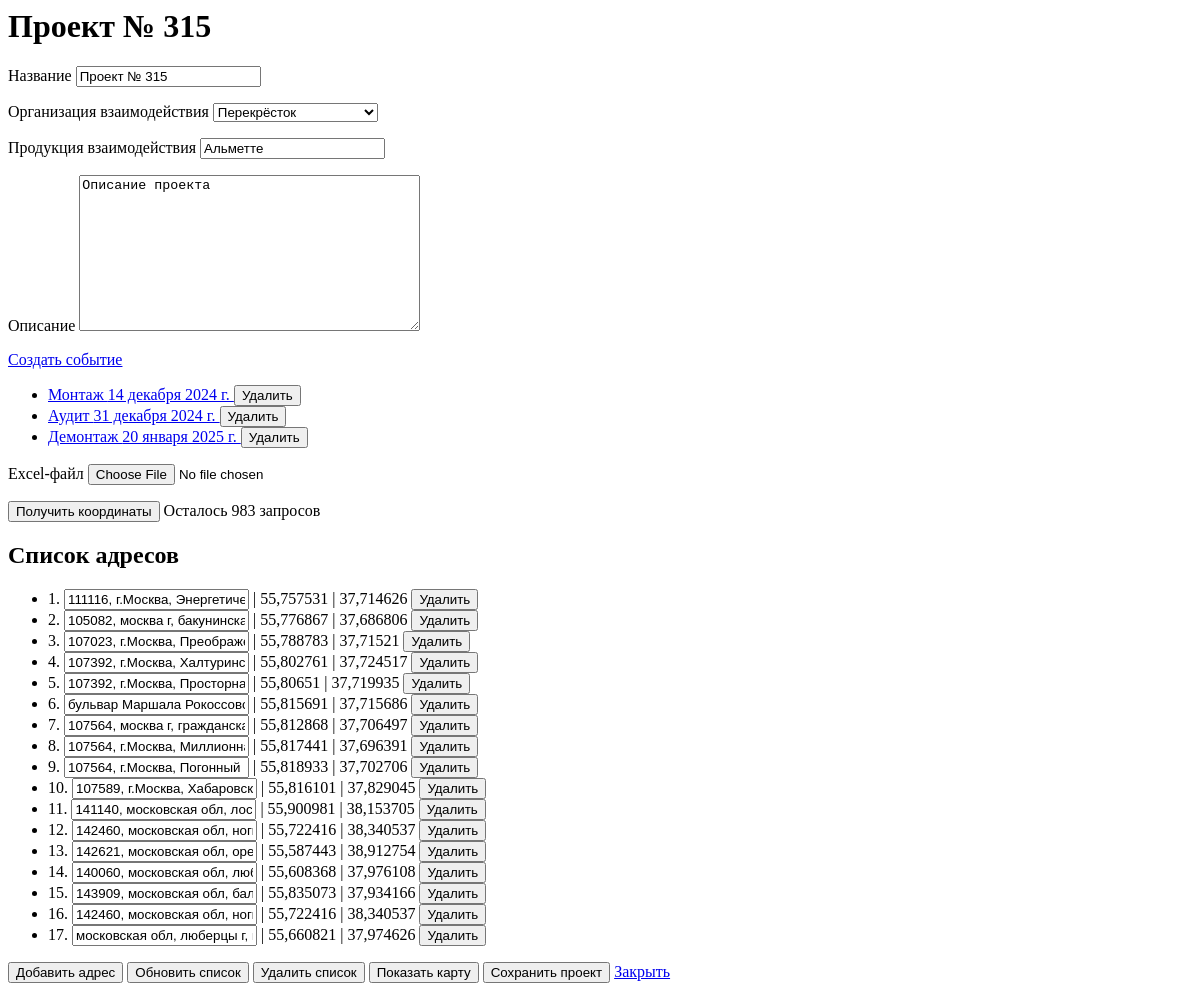
The page /projects/5/edit/ (signed in) on the database as committed earlier.
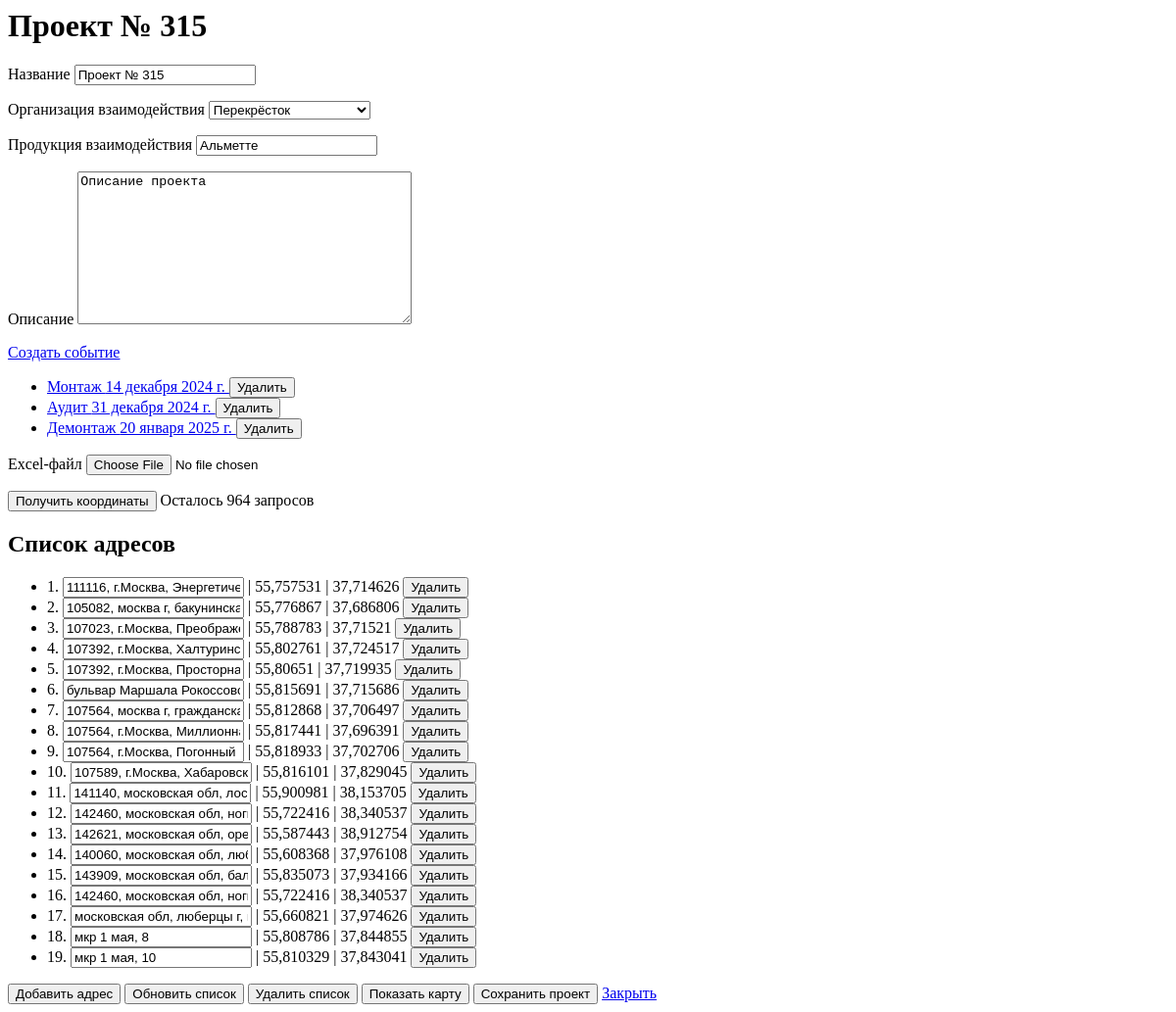
The same page on the database as committed later.
### projects/models.py (models this page shows, shortened)
class Project(models.Model):
    user = models.ForeignKey(User, on_delete=models.CASCADE)  # Убрали null=True
    name = models.CharField(max_length=255)
    description = models.TextField(blank=True)
    excel_file = models.FileField(upload_to='excel/', null=True, blank=True)
    organization = models.CharField(max_length=255, blank=True, null=True)  # Новое поле
    product = models.CharField(max_length=255, blank=True, null=True)  # Новое поле

class Event(models.Model):
    EVENT_TYPES = (
        ('montage', 'Монтаж'),
        ('audit', 'Аудит'),
        ('dismantle', 'Демонтаж'),
    )
    project = models.ForeignKey(Project, related_name='events', on_delete=models.CASCADE)
    event_type = models.CharField(choices=EVENT_TYPES, max_length=20)
    description = models.TextField(blank=True)
    photo_count = models.IntegerField()
    event_date = models.DateField()
    duration_days = models.IntegerField(help_text="Количество дней на выполнение")
    assigned_users = models.ManyToManyField(User, through='EventUser', blank=True, related_name='events_as_assignee')

class Address(models.Model):
    project = models.ForeignKey(Project, on_delete=models.CASCADE, related_name='addresses')
    name = models.CharField(max_length=255)
    latitude = models.FloatField()
    longitude = models.FloatField()
    order = models.PositiveIntegerField(default=0)  # Добавляем поле для сортировки
    class Meta:
        ordering = ['order']  # Определяем стандартный порядок сортировки

### projects/views.py (the view)
# urls.py: path('<int:project_id>/edit/', views.edit_project, name='edit_project'),
@login_required
def edit_project(request, project_id):
    project = get_object_or_404(Project, pk=project_id)
    events = project.events.all()
    addresses = project.addresses.all()
    counter, created = RequestCounter.objects.get_or_create(user=request.user)
    remaining_requests = counter.count
    if request.method == 'POST':
        form = ProjectForm(request.POST, request.FILES, instance=project)
        if form.is_valid():
            if form.cleaned_data['organization'] == 'add_new':
                new_org = form.cleaned_data['new_organization']
                form.instance.organization = new_org
            else:
                form.instance.organization = form.cleaned_data['organization']
            form.save()
            return redirect('edit_project', project_id=project.id)
    else:
        form = ProjectForm(instance=project)
    return render(request, 'projects/edit_project.html', {
        'form': form,
        'project': project,
        'events': events,
        'addresses': addresses,
        'remaining_requests': remaining_requests,
    })

### projects/forms.py (shortened to what this page needs)
class ProjectForm(forms.ModelForm):
    organization_choices = [
        ("", "---------"),
        ("Пятёрочка", "Пятёрочка"),
        ("Перекрёсток", "Перекрёсток"),
        ("Магнит", "Магнит"),
        ("Лента", "Лента"),
        ("Дикси", "Дикси"),
        ("add_new", "Добавить организацию"),
    ]
    organization = forms.ChoiceField(choices=organization_choices, required=False)
    new_organization = forms.CharField(max_length=255, required=False, label='Новая организация')
    class Meta:
        model = Project
        fields = ['name', 'organization', 'product', 'description', 'excel_file']
        labels = {
            'name': 'Название',
            'description': 'Описание',
            'excel_file': 'Excel-файл',
            'organization': 'Организация взаимодействия',
            'product': 'Продукция взаимодействия',
        }

### projects/templates/projects/edit_project.html (shortened to what this page needs)
<html>
<head>
    {% load static %}
    <link rel="stylesheet" type="text/css" href="{% static 'projects/yandex-map-modal.css' %}">
    <link rel="stylesheet" href="//code.jquery.com/ui/1.12.1/themes/base/jquery-ui.css">
</head>
<body>
    <h1>{{ project.name }}</h1>
    <form id="project-form" method="POST" enctype="multipart/form-data">
        <p>
            <label for="{{ form.name.id_for_label }}">Название</label>
            {{ form.name }}
        </p>
        <p>
            <label for="{{ form.organization.id_for_label }}">Организация взаимодействия</label>
            {{ form.organization }}
        </p>
        <p>
            <label for="{{ form.product.id_for_label }}">Продукция взаимодействия</label>
            {{ form.product }}
        </p>
        <p>
            <label for="{{ form.description.id_for_label }}">Описание</label>
            {{ form.description }}
        </p>
    </form>
    <a href="{% url 'create_event' project.id %}">Создать событие</a>
    <ul>
        {% for event in events %}
        <li>
            <a href="{% url 'edit_event' event.id %}">
                {{ event.get_event_type_display }} {{ event.event_date }}
            </a>
            <form method="POST" action="{% url 'delete_event' event.id %}" style="display:inline;">
                <button type="submit" onclick="return confirm('Вы уверены что хотите удалить событие?');">Удалить</button>
            </form>
        </li>
        {% empty %}
            <li>Нет событий.</li>
        {% endfor %}
    </ul>
    <p>
        <label for="{{ form.excel_file.id_for_label }}">Excel-файл</label>
        {{ form.excel_file }}
    </p>
    <button type="button" id="get-coordinates-btn">Получить координаты</button>
    <span id="remaining-requests">Осталось {{ remaining_requests }} запросов</span>
    <h2>Список адресов</h2>
    <ul id="addresses-list">
        {% for address in addresses %}
        <li data-id="{{ address.id }}">
            <span class="address-number">{{ forloop.counter }}.</span>
            <input class="address-name" value="{{ address.name }}" data-id="{{ address.id }}"> |
            <span class="latitude">{{ address.latitude }}</span> |
            <span class="longitude">{{ address.longitude }}</span>
            <button class="delete-address-btn" data-id="{{ address.id }}">Удалить</button>
        </li>
        {% empty %}
        <li>Нет адресов.</li>
        {% endfor %}
    </ul>
    <button type="button" id="add-address-btn">Добавить адрес</button>
    <button type="button" id="update-addresses-btn">Обновить список</button>
    <button type="button" id="delete-addresses-btn">Удалить список</button>
    <button type="button" id="show-map-btn">Показать карту</button>
    <button type="button" id="save-project-button">Сохранить проект</button>
    <a href="{% url 'manage_projects' %}">Закрыть</a>
</body>
</html>

Rows that differ between the two databases and show on the page:
added Address: name "мкр 1 мая, 8", latitude "55,808786", longitude "37,844855"
added Address: name "мкр 1 мая, 10", latitude "55,810329", longitude "37,843041"
Other text that changed with them:
text written by a page script: "Осталось 983 запросов" → "Осталось 964 запросов"
